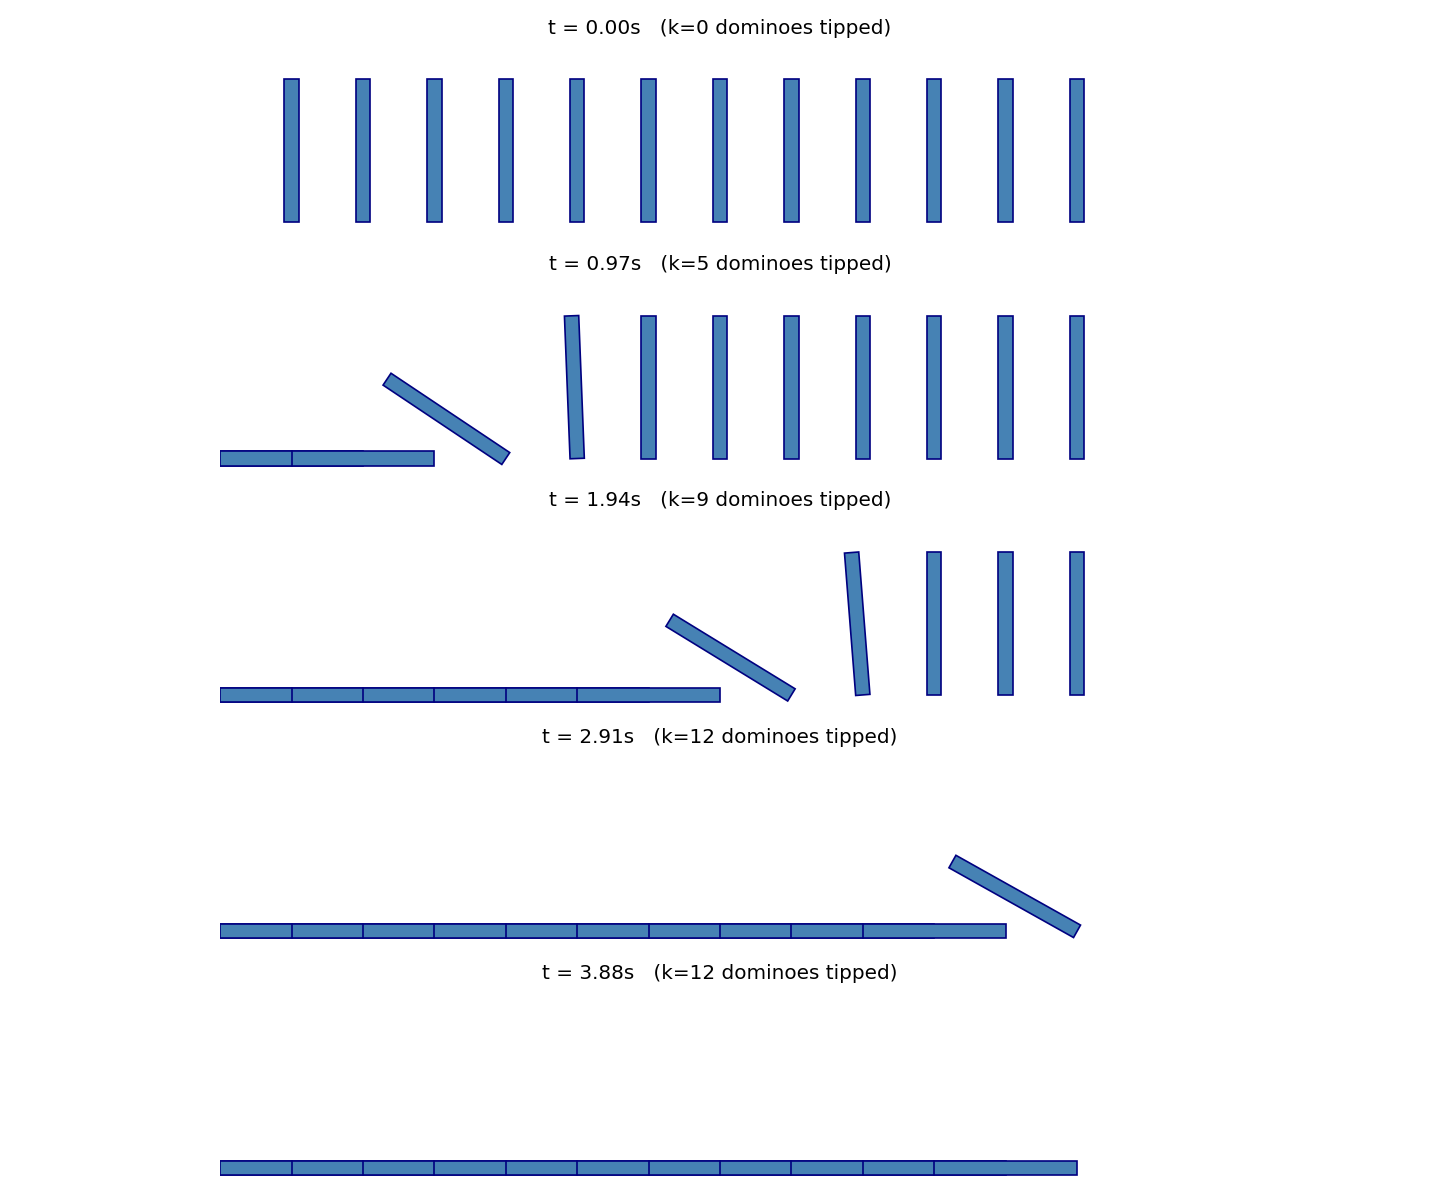

Write Python code to recreate this figure.
"""Mathematical induction → falling dominoes.

Induction's two axioms — base case (k=1 is true) and step (k → k+1) — map
literally onto a domino chain: tip the first, and the rule "each domino
knocks its neighbor" guarantees the rest. Peano formalized this in 1889;
Pascal used it in 1654 to prove identities about his triangle.
"""
import math
from pathlib import Path

import matplotlib.patches as patches
import matplotlib.pyplot as plt

N = 12
spacing = 1.0
height = 2.0
width = 0.2
fall_duration = 0.4

T_total = N * fall_duration * 0.6 + 1.0
snapshot_times = [0.0, T_total * 0.25, T_total * 0.5, T_total * 0.75, T_total]


def angle_at(k: int, t: float) -> float:
    """Domino k starts falling at staggered time and reaches 90° after `fall_duration`."""
    start = k * fall_duration * 0.6
    if t < start:
        return 0.0
    return min(1.0, (t - start) / fall_duration) * (math.pi / 2)


def domino_corners(x: float, angle: float):
    """Four corners of a domino tilted by `angle` about its base midpoint."""
    pts = [(-width / 2, 0), (width / 2, 0), (width / 2, height), (-width / 2, height)]
    c, s = math.cos(angle), math.sin(angle)
    return [(x + p[0] * c - p[1] * s, p[0] * s + p[1] * c) for p in pts]


fig, axes = plt.subplots(len(snapshot_times), 1, figsize=(12, 2 * len(snapshot_times)))
for ax, t in zip(axes, snapshot_times):
    for k in range(N):
        a = angle_at(k, t)
        x = k * spacing
        ax.add_patch(
            patches.Polygon(domino_corners(x, a), facecolor="steelblue", edgecolor="navy")
        )
    ax.set_xlim(-1, N * spacing + 1)
    ax.set_ylim(-0.2, height + 0.5)
    ax.set_aspect("equal")
    ax.set_title(f"t = {t:.2f}s   (k={sum(1 for k in range(N) if angle_at(k,t)>0)} dominoes tipped)")
    ax.axis("off")

plt.tight_layout()
out = Path(__file__).with_suffix(".png")
plt.savefig(out, dpi=120)
print(f"Saved: {out}")
